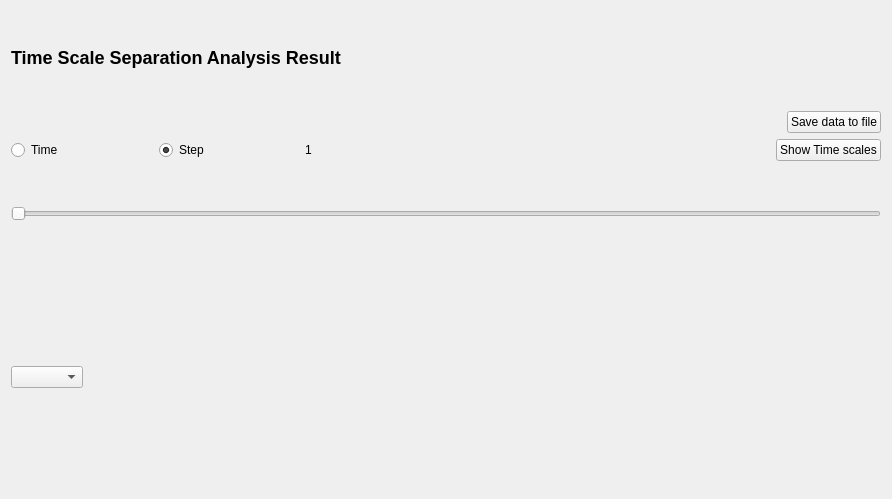
<?xml version="1.0" encoding="UTF-8"?>
<ui version="4.0">
<comment> Begin CVS Header </comment>
<comment>   $Source: /fs/turing/cvs/copasi_dev/copasi/UI/CQTSSAResultSubWidget.ui,v $ </comment>
<comment>   $Revision: 1.14.2.1 $ </comment>
<comment>   $Name: Build-33 $ </comment>
<comment>   $Author: shoops $ </comment>
<comment>   $Date: 2011/01/26 13:15:47 $ </comment>
<comment> End CVS Header </comment>

<comment> Copyright (C) 2010 by Pedro Mendes, Virginia Tech Intellectual </comment>
<comment> Properties, Inc., University of Heidelberg, and The University </comment>
<comment> of Manchester. </comment>
<comment> All rights reserved. </comment>

 <comment> All rights reserved. </comment>
 <class>CQTSSAResultSubWidget</class>
 <widget class="CopasiWidget" name="CQTSSAResultSubWidget">
  <property name="geometry">
   <rect>
    <x>0</x>
    <y>0</y>
    <width>892</width>
    <height>499</height>
   </rect>
  </property>
  <property name="sizePolicy">
   <sizepolicy hsizetype="Expanding" vsizetype="Expanding">
    <horstretch>0</horstretch>
    <verstretch>0</verstretch>
   </sizepolicy>
  </property>
  <property name="windowTitle">
   <string>TSSA Result Window</string>
  </property>
  <layout class="QVBoxLayout" name="verticalLayout">
   <item>
    <widget class="QLabel" name="mpLblResult">
     <property name="sizePolicy">
      <sizepolicy hsizetype="MinimumExpanding" vsizetype="Preferred">
       <horstretch>0</horstretch>
       <verstretch>0</verstretch>
      </sizepolicy>
     </property>
     <property name="text">
      <string>&lt;!DOCTYPE HTML PUBLIC &quot;-//W3C//DTD HTML 4.0//EN&quot; &quot;http://www.w3.org/TR/REC-html40/strict.dtd&quot;&gt;
&lt;html&gt;&lt;head&gt;&lt;meta name=&quot;qrichtext&quot; content=&quot;1&quot; /&gt;&lt;style type=&quot;text/css&quot;&gt;
p, li { white-space: pre-wrap; }
&lt;/style&gt;&lt;/head&gt;&lt;body style=&quot; font-family:'Lucida Grande'; font-size:13pt; font-weight:400; font-style:normal;&quot;&gt;
&lt;p style=&quot; margin-top:16px; margin-bottom:12px; margin-left:0px; margin-right:0px; -qt-block-indent:0; text-indent:0px;&quot;&gt;&lt;span style=&quot; font-size:x-large; font-weight:600;&quot;&gt;Time Scale Separation Analysis Result&lt;/span&gt;&lt;/p&gt;&lt;/body&gt;&lt;/html&gt;</string>
     </property>
    </widget>
   </item>
   <item>
    <layout class="QGridLayout" name="gridLayout_2">
     <item row="0" column="0">
      <spacer name="spacer">
       <property name="orientation">
        <enum>Qt::Horizontal</enum>
       </property>
       <property name="sizeType">
        <enum>QSizePolicy::Expanding</enum>
       </property>
       <property name="sizeHint" stdset="0">
        <size>
         <width>608</width>
         <height>20</height>
        </size>
       </property>
      </spacer>
     </item>
     <item row="0" column="1">
      <widget class="QPushButton" name="ButtonSaveData">
       <property name="sizePolicy">
        <sizepolicy hsizetype="Minimum" vsizetype="Fixed">
         <horstretch>0</horstretch>
         <verstretch>0</verstretch>
        </sizepolicy>
       </property>
       <property name="text">
        <string>Save data to file</string>
       </property>
      </widget>
     </item>
    </layout>
   </item>
   <item>
    <layout class="QHBoxLayout" name="horizontalLayout_2">
     <item>
      <widget class="QRadioButton" name="mpButton1">
       <property name="text">
        <string>Time</string>
       </property>
       <property name="checked">
        <bool>false</bool>
       </property>
      </widget>
     </item>
     <item>
      <spacer name="spacer_3">
       <property name="orientation">
        <enum>Qt::Horizontal</enum>
       </property>
       <property name="sizeType">
        <enum>QSizePolicy::Expanding</enum>
       </property>
       <property name="sizeHint" stdset="0">
        <size>
         <width>18</width>
         <height>20</height>
        </size>
       </property>
      </spacer>
     </item>
     <item>
      <widget class="QRadioButton" name="mpButton2">
       <property name="text">
        <string>Step</string>
       </property>
       <property name="checked">
        <bool>true</bool>
       </property>
      </widget>
     </item>
     <item>
      <spacer name="spacer_4">
       <property name="orientation">
        <enum>Qt::Horizontal</enum>
       </property>
       <property name="sizeType">
        <enum>QSizePolicy::Expanding</enum>
       </property>
       <property name="sizeHint" stdset="0">
        <size>
         <width>18</width>
         <height>20</height>
        </size>
       </property>
      </spacer>
     </item>
     <item>
      <widget class="QLabel" name="mpLabel">
       <property name="text">
        <string>1</string>
       </property>
      </widget>
     </item>
     <item>
      <spacer name="horizontalSpacer_3">
       <property name="orientation">
        <enum>Qt::Horizontal</enum>
       </property>
       <property name="sizeHint" stdset="0">
        <size>
         <width>458</width>
         <height>20</height>
        </size>
       </property>
      </spacer>
     </item>
     <item>
      <widget class="QPushButton" name="mpButton">
       <property name="sizePolicy">
        <sizepolicy hsizetype="Minimum" vsizetype="Fixed">
         <horstretch>0</horstretch>
         <verstretch>0</verstretch>
        </sizepolicy>
       </property>
       <property name="text">
        <string>Show Time scales</string>
       </property>
      </widget>
     </item>
    </layout>
   </item>
   <item>
    <widget class="QSlider" name="mpSlider">
     <property name="sizePolicy">
      <sizepolicy hsizetype="Expanding" vsizetype="Minimum">
       <horstretch>0</horstretch>
       <verstretch>0</verstretch>
      </sizepolicy>
     </property>
     <property name="mouseTracking">
      <bool>true</bool>
     </property>
     <property name="acceptDrops">
      <bool>true</bool>
     </property>
     <property name="toolTip">
      <string>move mouse-cursor over slider and use scrollwheel to adjust required step accurately</string>
     </property>
     <property name="whatsThis">
      <string>use slider to adjust required step</string>
     </property>
     <property name="maximum">
      <number>0</number>
     </property>
     <property name="pageStep">
      <number>1</number>
     </property>
     <property name="tracking">
      <bool>true</bool>
     </property>
     <property name="orientation">
      <enum>Qt::Horizontal</enum>
     </property>
     <property name="tickPosition">
      <enum>QSlider::NoTicks</enum>
     </property>
     <property name="tickInterval">
      <number>1</number>
     </property>
    </widget>
   </item>
   <item>
    <widget class="CQTSSATimeScaleWidget" name="mpTimeScaleWidget" native="true"/>
   </item>
   <item>
    <layout class="QHBoxLayout" name="horizontalLayout">
     <item>
      <widget class="QComboBox" name="mpBox1"/>
     </item>
     <item>
      <spacer name="horizontalSpacer_2">
       <property name="orientation">
        <enum>Qt::Horizontal</enum>
       </property>
       <property name="sizeHint" stdset="0">
        <size>
         <width>40</width>
         <height>20</height>
        </size>
       </property>
      </spacer>
     </item>
    </layout>
   </item>
   <item>
    <widget class="CQArrayAnnotationsWidget" name="mpArrayWidget" native="true"/>
   </item>
  </layout>
 </widget>
 <layoutdefault spacing="6" margin="11"/>
 <customwidgets>
  <customwidget>
   <class>CopasiWidget</class>
   <extends>QWidget</extends>
   <header>copasi/UI/copasiWidget.h</header>
   <container>1</container>
  </customwidget>
  <customwidget>
   <class>CQArrayAnnotationsWidget</class>
   <extends>QWidget</extends>
   <header>CQArrayAnnotationsWidget.h</header>
  </customwidget>
  <customwidget>
   <class>CQTSSATimeScaleWidget</class>
   <extends>QWidget</extends>
   <header>CQTSSATimeScaleWidget.h</header>
   <container>1</container>
  </customwidget>
 </customwidgets>
 <includes>
  <include location="local">CTimeSeriesTable.h</include>
  <include location="local">CQArrayAnnotationsWidget.h</include>
  <include location="local">CQArrayAnnotationsWidget.h</include>
  <include location="local">CQArrayAnnotationsWidget.h</include>
  <include location="local">CQArrayAnnotationsWidget.h</include>
  <include location="local">CQArrayAnnotationsWidget.h</include>
  <include location="local">CQArrayAnnotationsWidget.h</include>
  <include location="local">CQArrayAnnotationsWidget.h</include>
  <include location="local">CQArrayAnnotationsWidget.h</include>
  <include location="local">CQArrayAnnotationsWidget.h</include>
  <include location="local">CQArrayAnnotationsWidget.h</include>
  <include location="local">CQArrayAnnotationsWidget.h</include>
  <include location="local">CQArrayAnnotationsWidget.h</include>
  <include location="local">CQArrayAnnotationsWidget.h</include>
  <include location="local">CQArrayAnnotationsWidget.h</include>
  <include location="local">CQArrayAnnotationsWidget.h</include>
  <include location="local">CQArrayAnnotationsWidget.h</include>
  <include location="local">CQArrayAnnotationsWidget.h</include>
  <include location="local">CQArrayAnnotationsWidget.h</include>
  <include location="local">CQArrayAnnotationsWidget.h</include>
  <include location="local">CQArrayAnnotationsWidget.h</include>
 </includes>
 <resources/>
 <connections/>
</ui>
